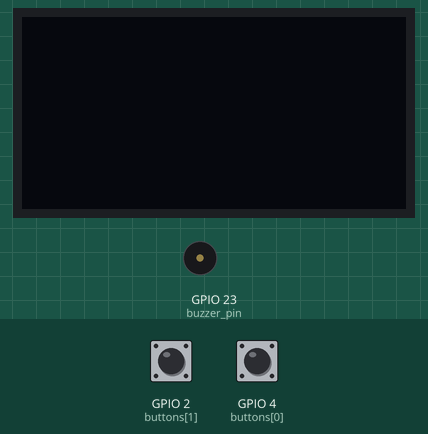
Simulated run of this program. Board: ESP32 board running MicroPython. On the bench: 128×64 one-colour display, buzzer (waves = sounding). The test bench sets the inputs (shaded band); at power-on: GPIO 4 (buttons[0]) HIGH, GPIO 2 (buttons[1]) HIGH. Random numbers come from a fixed seed; what the program prints to the serial console is not drawn.

Above: at 1.2 s.
1.3 s: GPIO 4 (buttons[0]) pulled LOW for 3.2 s
At 4.2 s:
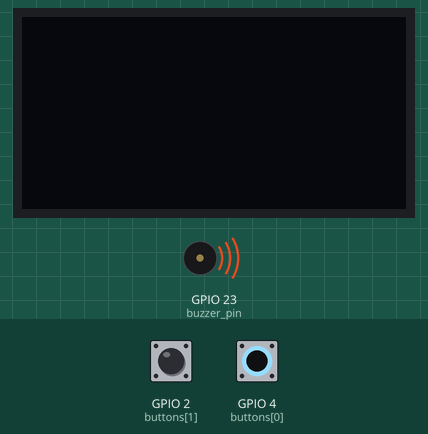
At 5.3 s:
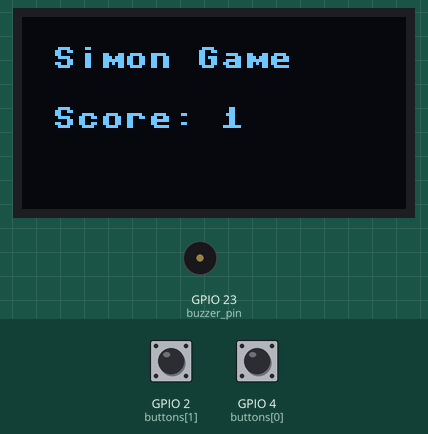
7.5 s: GPIO 2 (buttons[1]) pulled LOW for 1 s
At 8.0 s:
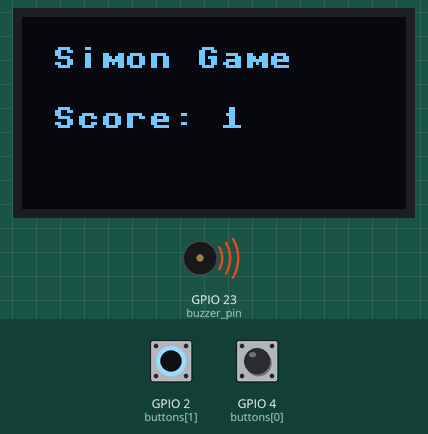
Timing chart, 0 to 11.2 s (numbered marks = the images above; inputs shaded):
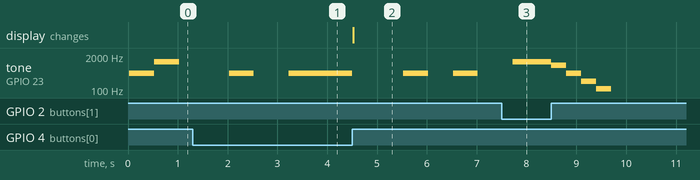

The program:

140_simon.py
```python
import machine
from machine import Pin, PWM
import ssd1306
import time
import urandom

# Initialize I2C for OLED
i2c = machine.I2C(0, scl=machine.Pin(22), sda=machine.Pin(21), freq=400000)
oled = ssd1306.SSD1306_I2C(128, 64, i2c)

from time import sleep_ms
buzzer_pin = Pin(23, Pin.OUT)
buzzer_pwm = PWM(buzzer_pin)

# Initialize buttons and buzzer
buttons = [machine.Pin(i, machine.Pin.IN, machine.Pin.PULL_UP) for i in [4,2]]
print(buttons)

SOUND = [440, 1200]

# Function to play sound
def play_sound(button_index):
    buzzer_pwm.freq(SOUND[button_index])  # Set the PWM frequency
    buzzer_pwm.duty(512)        # Set the PWM duty cycle (50% for a beep)
    sleep_ms(500)
    buzzer_pwm.duty(0)

# Function to display score
def display_score(score):
    oled.fill(0)
    oled.text('Simon Game ', 10, 10)
    oled.text('Score: {}'.format(score), 10, 30)
    oled.show()

def read_button():
    in_read = -1
    # wait for key:
    while in_read == -1:
        sleep_ms(100)
        vals = [buttons[n].value() for n in range(2)]
        #print(vals)
        if 0 in vals:
            print(1)
            in_read = vals.index(0)
    pressed_button = in_read
    print(pressed_button)
    # buz and wait until clear
    sleep_ms(100)
    buzzer_pwm.freq(SOUND[in_read])
    buzzer_pwm.duty(512)
    while in_read != -1:
        vals = [buttons[n].value() for n in range(2)]
        if 0 not in vals:
            in_read = -1
            buzzer_pwm.duty(0)

    return pressed_button

# Main game logic
def play_simon_game():
    for n in range(2):
        play_sound(n)


    time.sleep(1)

    sequence = []
    game_on = True
    while game_on:
        sequence.append(urandom.randint(0, 1))
        print(sequence)
        for index in sequence:
            play_sound(index)
            time.sleep(0.5)

        print('Here')
        for index in sequence:
            if read_button() != index:
                game_on = False
                for fr in [880, 440, 220, 110]:
                    buzzer_pwm.freq(fr)
                    buzzer_pwm.duty(512)
                    sleep_ms(300)
                buzzer_pwm.duty(0)

        display_score(len(sequence))
        time.sleep(1)


# Run the game
play_simon_game()
```

Measured:
- after the input at 1.3 s, the display: changes after 3.2 s (image 2)
- after the input at 7.5 s, tone on GPIO 23 (buzzer_pin): plays 1200 Hz for 0.78 s, 880 Hz for 0.30 s, 440 Hz for 0.30 s, 220 Hz for 0.30 s, 110 Hz for 0.30 s, starting after 0.23 s
- by itself, tone on GPIO 23 (buzzer_pin): plays 440 Hz for 0.50 s, 440 Hz for 1.3 s, 440 Hz for 0.50 s, 440 Hz for 0.50 s
